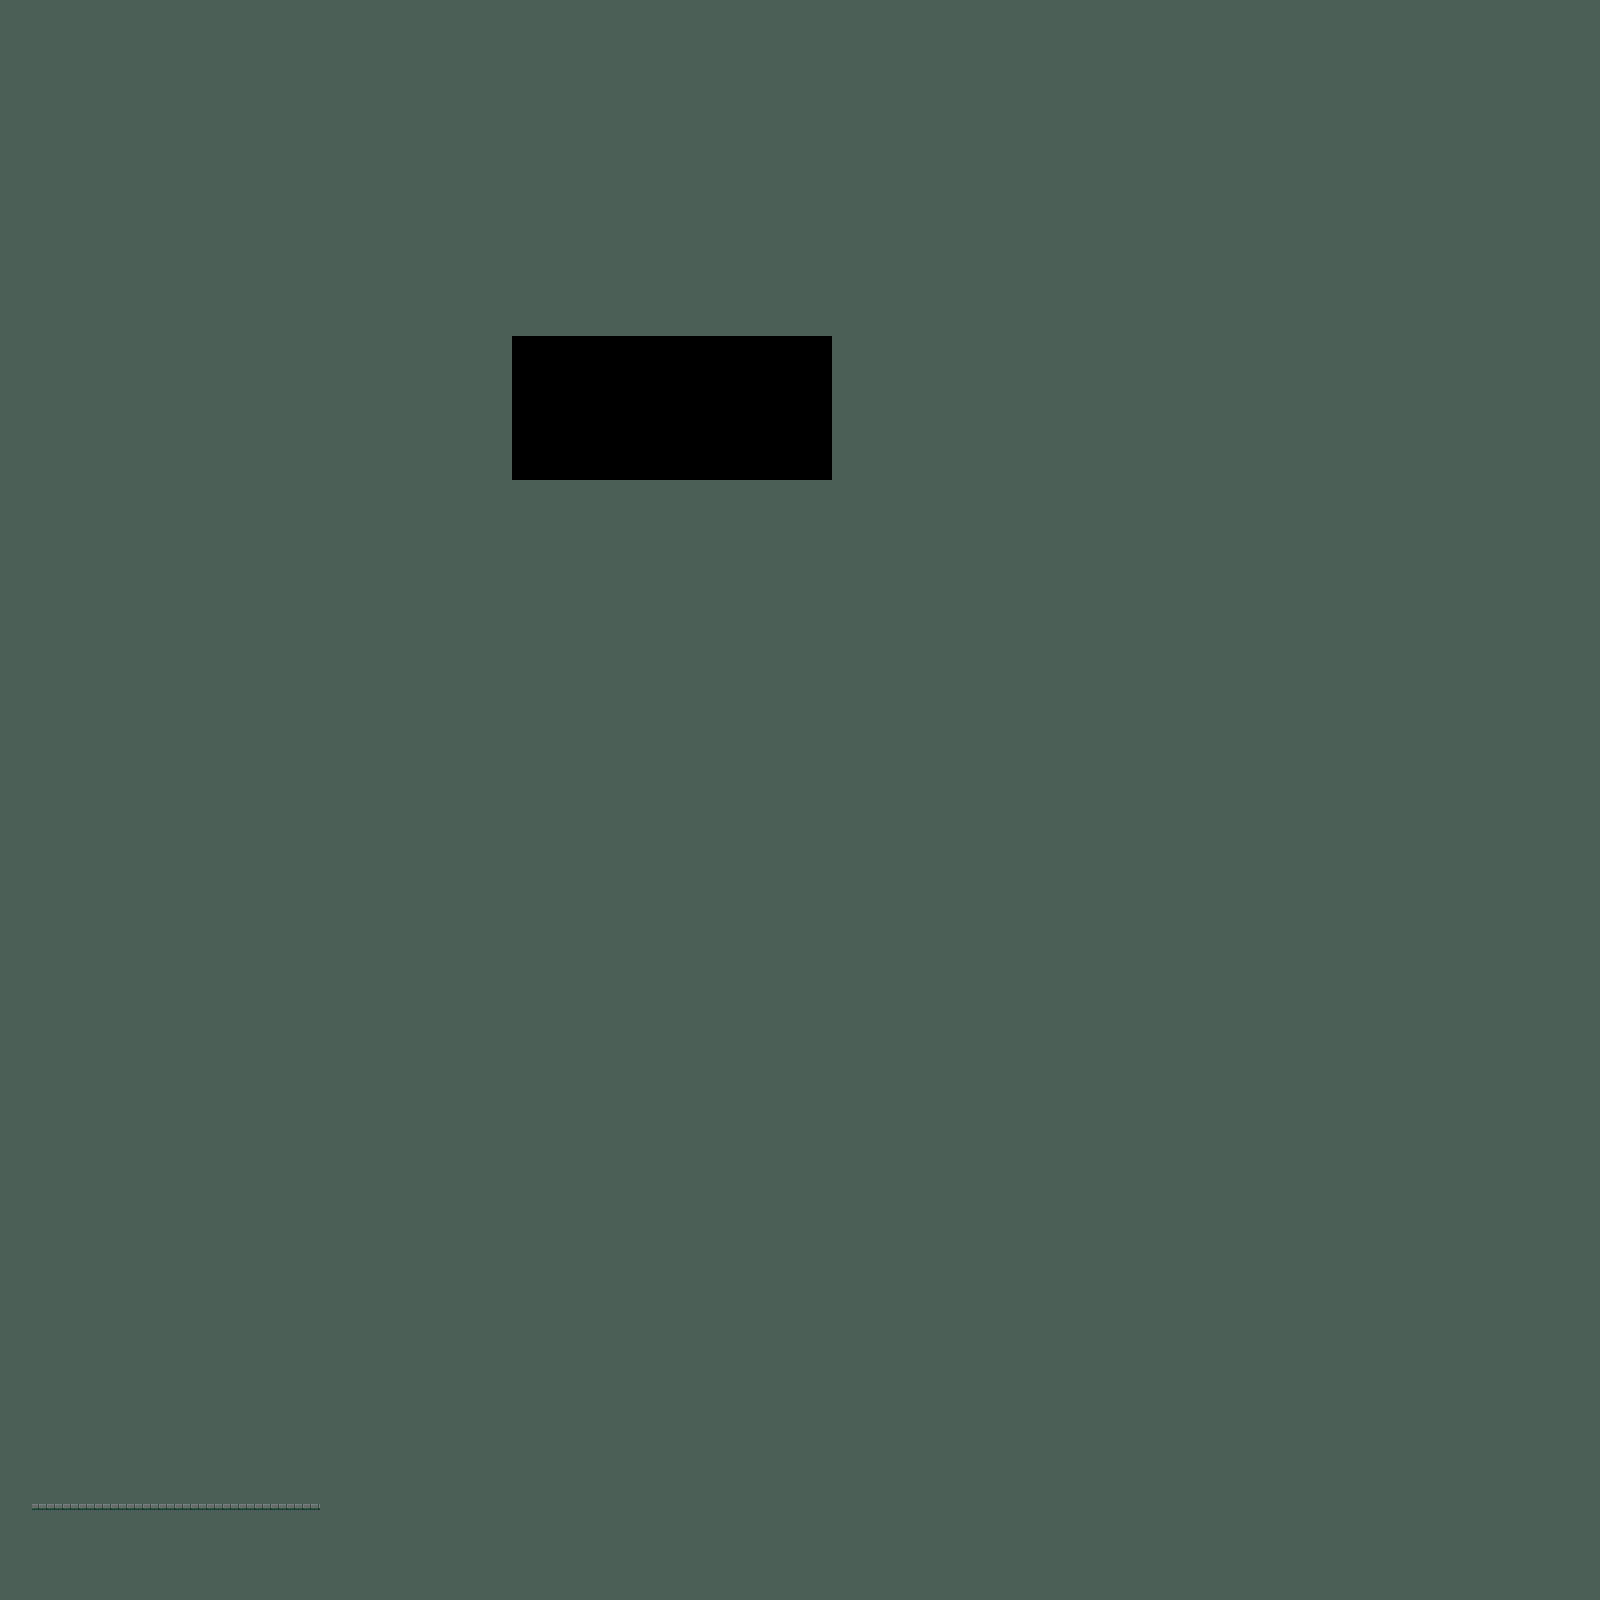

A 2D game scene composited from a Tiled map and its tileset images. What follows is a short description and the map's XML, with each tile layer's data collapsed to a summary:
An orthogonal 100x100 tile map with 16x16 px tiles, 1 tile layer (Tile Layer 1) and 11 objects (Player 1 Start, Player 2 Start).

<map version="1.0" orientation="orthogonal" renderorder="right-down" width="100" height="100" tilewidth="16" tileheight="16" nextobjectid="38">
 <tileset firstgid="1" name="ce" tilewidth="16" tileheight="16" spacing="1" margin="1" tilecount="520" columns="20">
  <image source="tiles.png" width="341" height="443" />
 </tileset>
 <layer name="Tile Layer 1" width="100" height="100">
  <data>[10000 cells, 9820 non-empty, 2 distinct tile ids]</data>
 </layer>
 <objectgroup name="collisions_1">
  <object id="5" x="32.5" y="1504.5" width="543.5" height="4" />
  <object id="6" x="28.5" y="1376.5" width="4" height="132" />
  <object id="7" x="1148" y="1247.5" width="4" height="180.5" />
  <object id="21" x="788.068" y="1423.8" width="363" height="4" />
  <object id="23" x="790.318" y="1381.3" width="4" height="43.25" />
  <object id="26" x="388.5" y="1370.25">
   <polygon points="0,0 61,-1.25 -29.75,93.25 -60,36.25" />
  </object>
  <object id="27" x="185" y="1375">
   <polyline points="0,0 33.75,-45 84.25,-12.25 120.5,-45.5 143.25,-6 136,56.75 93.75,33.25 63.25,60 62.5,9.75 9.5,36 -48,56.5 -40.5,10.75 -4,12.5" />
  </object>
  <object id="34" x="206.75" y="1232" width="112.75" height="112.75">
   <ellipse />
  </object>
  <object id="37" x="573" y="1508.5">
   <polygon points="0,0 167.735,0.250491 217.247,-85.167 216.995,-127.25 -0.252613,-3.50688" />
  </object>
 </objectgroup>
 <objectgroup name="entities">
  <object id="14" name="Player 1 Start" gid="400" x="47.75" y="1468.25" width="16" height="16">
   <properties>
    <property name="type" value="player" />
   </properties>
  </object>
  <object id="17" name="Player 2 Start" gid="400" x="95.6667" y="1488.33" width="16" height="16">
   <properties>
    <property name="type" value="player" />
   </properties>
  </object>
 </objectgroup>
</map>
